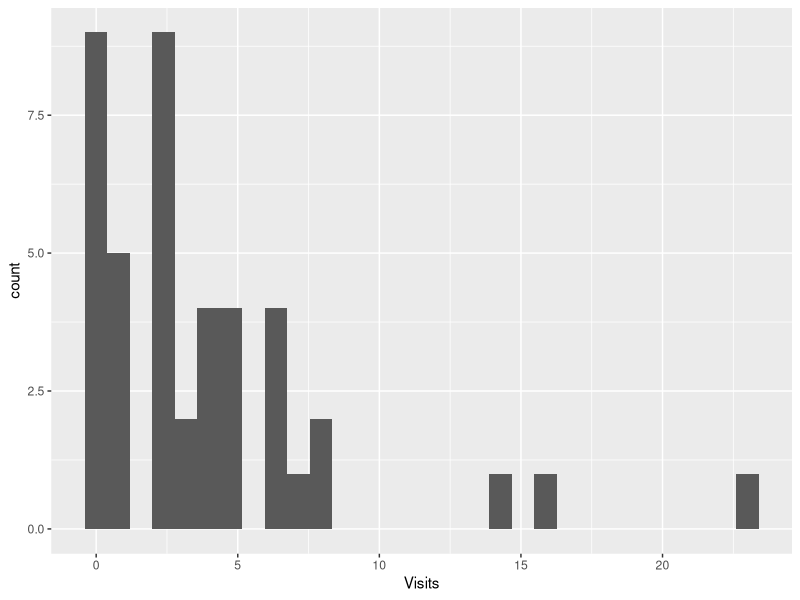
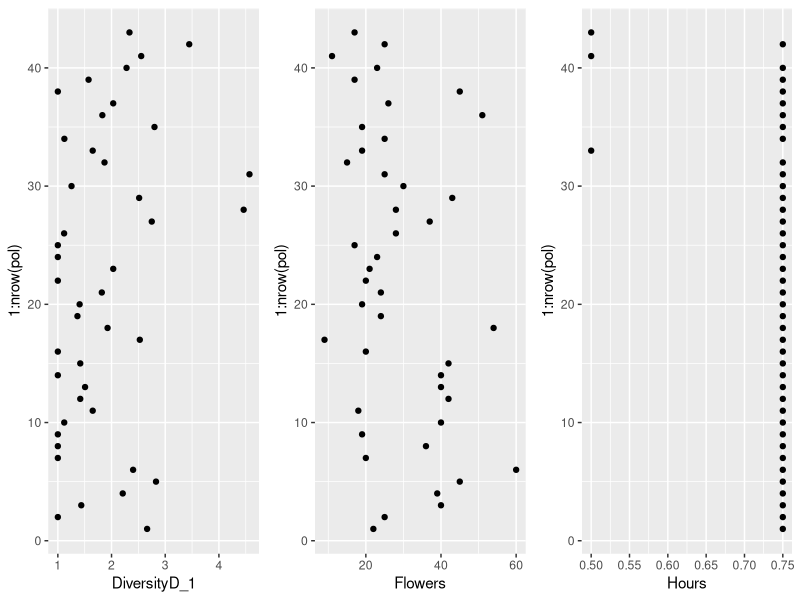
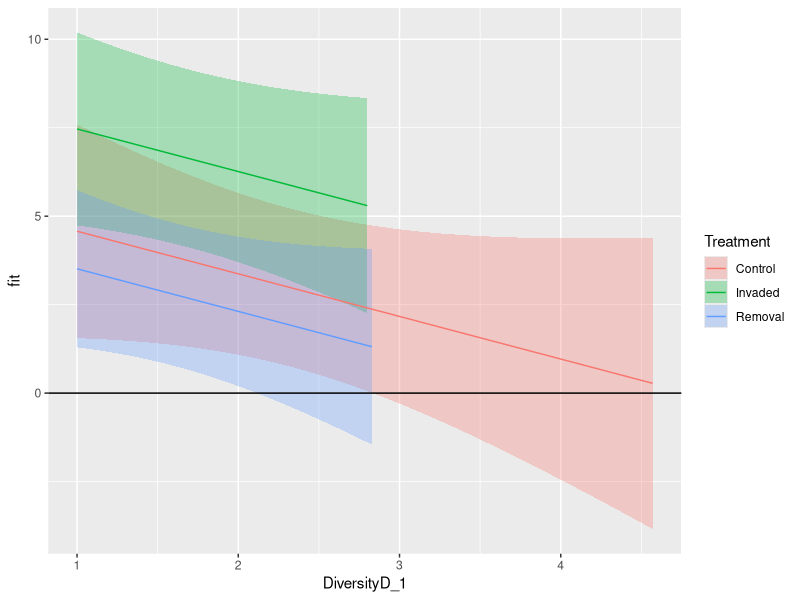

These charts were generated, in order, by the following R code: (Note: this script raises an error after producing the figures.)
# title: "Линейные модели для счетных данных"
# author: Марина Варфоломеева, Вадим Хайтов

## Пример: Гадючий лук, копеечник и визиты опылителей #####
#
# [Гадючий
# лук](https://ru.wikipedia.org/wiki/Гадючий_лук_хохлатый)
# (_Leopoldia comosa_, сем. спаржевые) ---
# представитель родной флоры острова Менорка
# (Балеарские острова, Средиземное море). В
# 18-19вв на остров завезли [копеечник
# венечный](https://ru.wikipedia.org/wiki/Копеечник_венечный)
# (_Hedysarum coronarium_, сем. бобовые), который
# быстро натурализовался. Оба вида цветут
# одновременно и нуждаются в опылении насекомыми.
#
# Как зависит опыление гадючьего лука от
# присутствия вида-вселенца и разнообразия флоры в
# ближайшей окрестности (Montero-Castaño, Vilà,
# 2015)?
#
# - `Visits` --- число визитов всех опылителей на
# цветок _Leopoldia_
# - `Treatment`:
# `Invaded` --- _Leopoldia_ в смеси с видом-вселенцем _Hedysarum_;
# `Removal` --- _Leopoldia_ в смеси с видом-вселенцем с удаленными цветками;
# `Control` --- _Leopoldia_ без вида вселенца
# - `DiversityD_1` --- Разнообразие флоры ---
# $exp(H’)$,  где $H'$ --- индекс Шеннона,
# расчитанный с использованием натурального
# логарифма
# - `Flowers` --- число цветков _Leopoldia_
# - `Hours` --- продолжительность наблюдений

library(readxl)
pol <- read_excel("data/Pollinators_Montero-Castano, Vila, 2015.xlsx", sheet = 1)
head(pol)

# Есть ли пропущенные значения?
sum(is.na(pol))

# Сколько площадок в каждом тритменте?
table(pol$Treatment)

# Как распределено число визитов насекомых?
library(ggplot2)
ggplot(pol, aes(x = Visits)) + geom_histogram()

# Нет ли выбросов?
gg_dot <- ggplot(pol, aes(y = 1:nrow(pol))) + geom_point()
library(gridExtra)
grid.arrange(gg_dot + aes(x = DiversityD_1),
             gg_dot + aes(x = Flowers),
             gg_dot + aes(x = Hours),
             nrow = 1)


## GLM с Гауссовым распределением отклика ###############

M0 <- glm(Visits ~ Treatment + DiversityD_1 + Flowers + Hours, data = pol)
## Результаты
summary(M0)

## Анализ девиансы для гауссовой модели {.smaller}
# К какому бы мы пришли выводу, глядя на этот анализ?
library(car)
Anova(M0)
# Можем ли мы доверять этим результатам?


## Визуализируем предсказания простой линейной модели ####

## Код для графика
library(plyr)
NewData <- ddply(
  .data = pol, .variables = .(Treatment), .fun = summarise,
  DiversityD_1 = seq(min(DiversityD_1), max(DiversityD_1), length = 100))
NewData$Flowers = mean(pol$Flowers)
NewData$Hours = mean(pol$Hours)
# модельная матрица
X <- model.matrix(~ Treatment + DiversityD_1 + Flowers + Hours, data = NewData)
# коэффициенты
betas <- coef(M0)
# предсказанные значения
NewData$mu <- X %*% betas  # в масштабе функции связи
NewData$fit <- NewData$mu  # в масштабе значений отклика
# стандартные ошибки
NewData$SE <- sqrt(diag(X %*% vcov(M0) %*% t(X)))
# доверительный интервал
NewData$upr <- NewData$mu + 1.96 * NewData$SE
NewData$lwr <- NewData$mu - 1.96 * NewData$SE
# график предсказаний
ggplot(NewData, aes(x = DiversityD_1, y = fit, group = Treatment)) +
  geom_ribbon(aes(ymin = lwr, ymax = upr, fill = Treatment), alpha = 0.3) +
  geom_line(aes(colour = Treatment)) +
  geom_hline(yintercept = 0)


## Задание 1 -------------------------------------
# Постройте график пирсоновских остатков этой модели.
# Какие нарушения условий применимости вы на нем увидите?
# Дополните код

# Данные для анализа остатков
M0_diag <- data.frame(.fitted = ,
                      .pears_resid = )
# График остатков
ggplot(M0_diag, aes(x=, y = )) +
  geom_ + geom_(yintercept = 0) +
  geom_(se = FALSE, method = "loess")


# GLM с Пуассоновским распределением отклика #############

M1 <- glm(Visits ~ Treatment + DiversityD_1 + Flowers + Hours, data = pol,  family = "poisson")
## Результаты
summary(M1)


## Анализ девиансы для Пуассоновской модели
# К какому бы мы пришли выводу, глядя на этот анализ?
Anova(M1)
# Можем ли мы доверять этим результатам?


## Задание 2 -------------------------------------
#
# Постройте график предсказаний модели
# Дополните код

NewData <- ddply(
  .data = , .variables = .(), .fun = summarise,
  DiversityD_1 = seq(min(), max(), length = 100))
NewData$Flowers = mean(pol$Flowers)
NewData$Hours = mean(pol$Hours)
# модельная матрица
X <- model.matrix(, data = NewData)
# коэффициенты
betas <-
# предсказанные значения
NewData$mu <-       # в масштабе функции связи
NewData$fit <-  # в масштабе значений отклика
# стандартные ошибки
NewData$SE <- sqrt(diag(X %*% vcov(M1) %*% t(X)))
# доверительный интервал в масштабе значений отклика
NewData$upr <- (NewData$mu + 1.96 * NewData$SE)
NewData$lwr <- (NewData$mu - 1.96 * NewData$SE)
# график предсказаний
ggplot(NewData, aes(x = , y = , group = Treatment)) +
  geom_ribbon(aes(ymin = lwr, ymax = upr, fill = ), alpha = 0.3) +
  geom_line(aes(colour = )) +
  geom_hline(yintercept = 0)


## Диагностика модели ############################

### График остатков
M1_diag <- data.frame(.fitted = predict(M1, type = "response"),
                      .pears_resid = residuals(M1, type = "pearson"))
ggplot(M1_diag, aes(x=.fitted, y = .pears_resid)) + geom_point() +
  geom_hline(yintercept = 0) + geom_smooth(se = FALSE, method = "loess")



## Проверка на сверхдисперсию
pear_res <- resid(M1, type = "pearson") # Пирсоновские остатки
p <- length(coef(M1))                   # число параметров в модели
N <- nrow(model.frame(M1)) # объем выборки
df <- N - p       # число степеней свободы
Overdisp <- sum(pear_res^2) / df

Overdisp


## Квазипуассоновская модель #####################
M2 <- glm(Visits ~ Treatment + DiversityD_1 + Flowers + Hours, data = pol, family = "quasipoisson")
## Результаты
summary(M2)

## Анализ девиансы для квази-пуассоновской модели
# К какому бы мы пришли выводу, глядя на этот анализ?
Anova(M2, test = "F")
# Можем ли мы доверять этим результатам?


## GLM с отрицательным биномиальным распределением отклика ############

library(MASS)
M3 <- glm.nb(Visits ~ Treatment + DiversityD_1 + Flowers + Hours, data = pol, link = "log")
## Результаты
summary(M3)

## Анализ девиансы для модели с отрицательным биномиальным распределением отклика
# К какому бы мы пришли выводу, глядя на этот анализ?
Anova(M3)
# Можем ли мы доверять этим результатам?

## Диагностика модели
### График остатков
M3_diag <- data.frame(.fitted = predict(M3, type = "response"),
                      .pears_resid = residuals(M3, type = "pearson"))
ggplot(M3_diag, aes(x = .fitted, y = .pears_resid)) + geom_point() +
  geom_hline(yintercept = 0) + geom_smooth(se = FALSE, method = "loess")

## Проверка на сверхдисперсию
pear_res <- resid(M3, type = "pearson") # Пирсоновские остатки
p <- length(coef(M3))  + 1             # число параметров в модели
N <- nrow(model.frame(M3))             # объем выборки
df <- N - p                            # число степеней свободы
Overdisp <- sum(pear_res^2) / df

Overdisp


## Задание 3 --------------------------------------
#
# Визуализируйте предсказания модели, основанной на отрицательном биномиальном распределении

NewData <- ddply(
  .data = , .variables = .(), .fun = summarise,
  DiversityD_1 = )
NewData$Flowers = mean(pol$Flowers)
NewData$Hours = mean(pol$Hours)
# предсказанные значения
Predictions <- predict()
NewData$fit <- Predictions$fit
# стандартные ошибки
NewData$SE <- Predictions$se.fit
# доверительный интервал
NewData$upr <- NewData$fit + 1.96 * NewData$SE
NewData$lwr <- NewData$fit - 1.96 * NewData$SE

ggplot(NewData, aes(x = , y = , group = )) +
  geom_ribbon(aes(ymin = lwr, ymax = upr), alpha = 0.3) +
  geom_line() +
  geom_hline(yintercept = 0)



# Пример: Неверность #############################
# Какие факторы определяют супружескую неверность?
data(Affairs, package = "AER")
af <- Affairs

# Fair, R.C. (1978). A Theory of Extramarital Affairs. Journal of Political Economy, 86, 45–61.

# `affairs` - Количество внебрачных свзяей за последний год
# `gender` - пол
# `age` - возраст
# `yearsmarried` - сколько ле в браке
# `children` - наличие детей
# `religiousness` - уровеь религиозности
# `education` - уровень образования
# `rating` - самооценка ощущений от брака

## Задание 4 -------------------------------------

# 1. Постройте оптимальную модель, описывающую зависимость количества внебрачных связей в зависимости от пола, времени, проведенного в браке, наличия детей, уровня религиозности и уровня образованности.
# 2. Проверьте валидность данной модели



## Визуализируем предсказание модели ##############

Mod_nb_final <- glm.nb(formula = affairs ~ yearsmarried + religiousness, data = af,
       init.theta = 0.1297897878, link = log)

NewData <- expand.grid(
  yearsmarried = seq(min(af$yearsmarried), max(af$yearsmarried)),
  religiousness = seq(min(af$religiousness), max(af$religiousness), length.out = 3))

# предсказанные значения
Predictions <- predict(Mod_nb_final, newdata = NewData, se.fit = TRUE, type = "response")
NewData$fit <- Predictions$fit
# стандартные ошибки
NewData$SE <- Predictions$se.fit
# доверительный интервал
NewData$upr <- NewData$fit + 1.96 * NewData$SE
NewData$lwr <- NewData$fit - 1.96 * NewData$SE
# график предсказаний модели
ggplot(NewData, aes(x = yearsmarried, y = fit, group = religiousness)) +
  geom_ribbon(aes(ymin = lwr, ymax = upr, fill = religiousness), alpha = 0.2) +
  geom_line(aes(colour = religiousness), size = 1.5) +
  geom_hline(yintercept = 0) +
  scale_color_gradient(low = "yellow2", high = "red") +
  scale_fill_gradient(low = "yellow2", high = "red")
